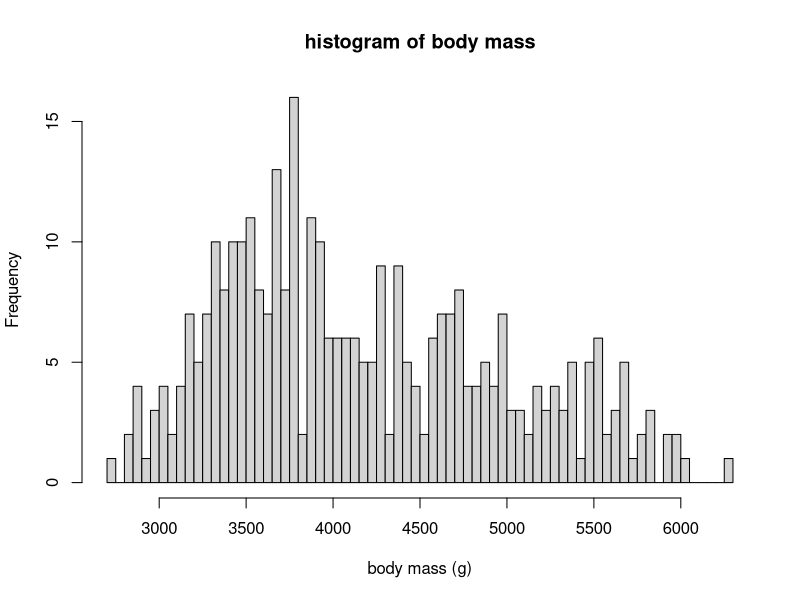
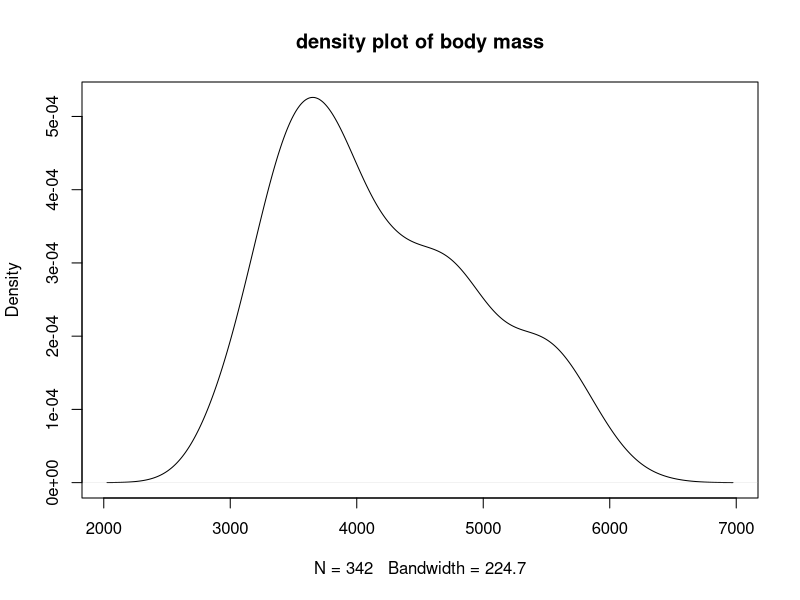
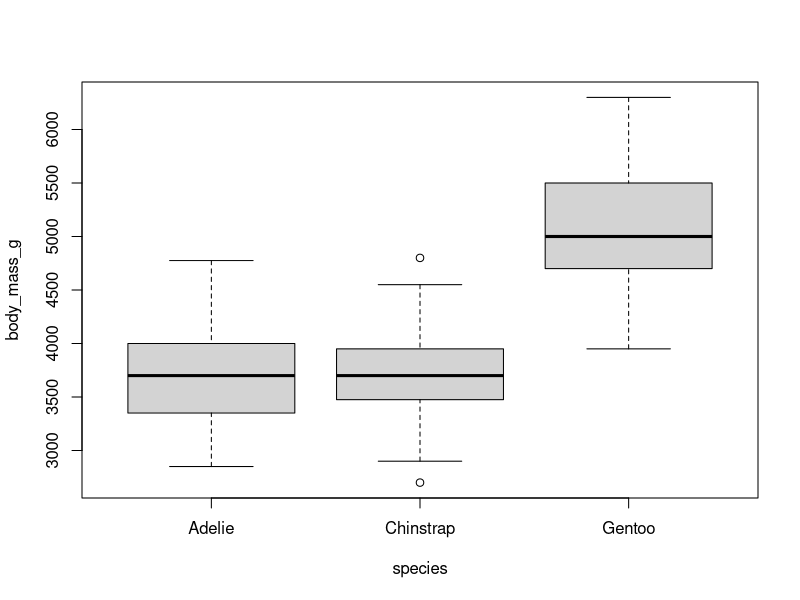
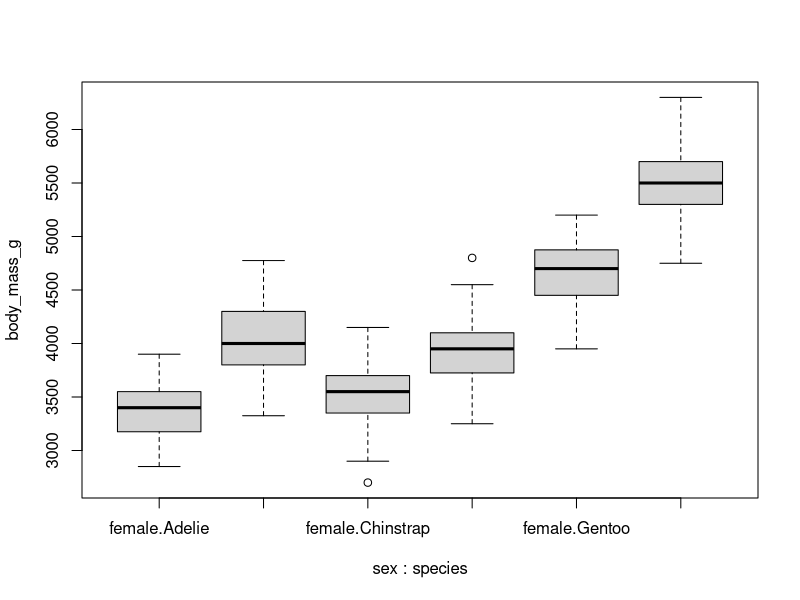

Generate these figures, in order, with R:
### import penguin data

require(palmerpenguins)


## 1-sample t-test

t.test(subset(penguins, species == "Gentoo")$flipper_length_mm)

t.test(subset(penguins, species == "Gentoo")$flipper_length_mm, mu = 218)

t.test(subset(penguins, species =="Gentoo")$flipper_length_mm, mu = 218, alternative = "less")


##2-sample t-test

t.test(flipper_length_mm ~ species, data = subset(penguins, species != "Chinstrap"))

t.test(flipper_length_mm ~ species, data = subset(penguins, species !="Chinstrap"), alternative = "less")



##graphical data exploration
##par(mfrow = c(1,2))
hist(penguins$body_mass_g, breaks = 80, main = "histogram of body mass", xlab = "body mass (g)")
plot(density(penguins$body_mass_g, na.rm = TRUE), main = "density plot of body mass")

boxplot(body_mass_g ~ species, data = penguins)

## test normality

dat_chinstrap = subset(penguins, species == "Chinstrap")   #### chinstrap extract
mean(dat_chinstrap$body_mass_g, na.rm = TRUE)

shapiro.test(dat_chinstrap$body_mass_g)

dat_adelie = subset(penguins, species == "Adelie") #### adelie extract
mean(dat_adelie$body_mass_g, na.rm =TRUE)

shapiro.test(dat_adelie$body_mass_g)

dat_gentoo = subset(penguins, species == "Gentoo") #### gentoo extract
mean(dat_gentoo$body_mass_g, na.rm = TRUE)

shapiro.test(dat_gentoo$body_mass_g)


#### Aggregate tool

aggregate(body_mass_g ~ species, data = penguins, FUN = mean)

aggregate(body_mass_g ~ species, data = penguins, FUN = shapiro.test)


### fit a linear model

fit_species = lm(body_mass_g ~ species, data = penguins)

summary(fit_species)

### conduct the ANOVA

anova(fit_species)

### 2-way facotrial ANOVA

par(mfrow = c(1,1))
boxplot(body_mass_g ~ sex * species, data = penguins)

## build linear model

fit_both = lm(body_mass_g ~ sex * species, data = penguins)
summary(fit_both)

### ANOVA on fit_both

anova(fit_both)

## test
dat_female_chinstrap = subset(dat_chinstrap, sex == "female")
summary(dat_female_chinstrap)
